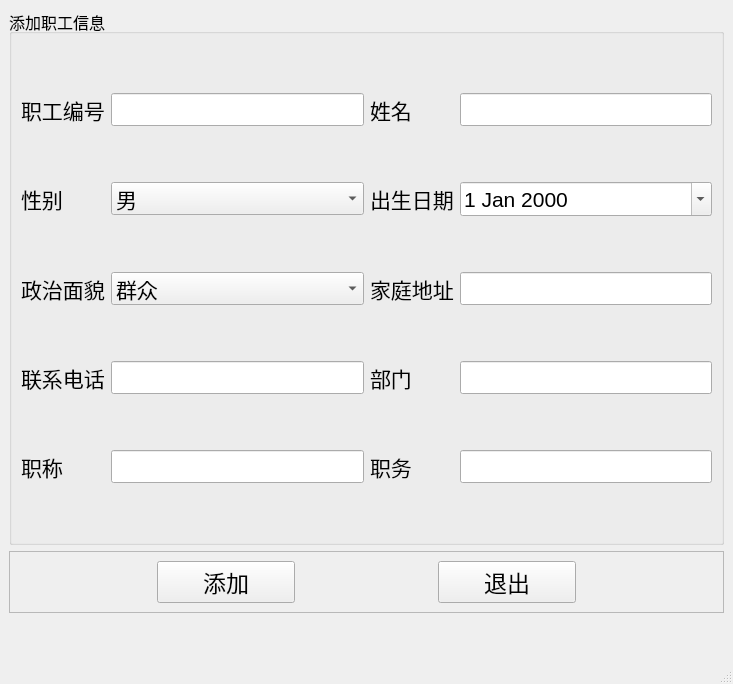
<?xml version="1.0" encoding="UTF-8"?>
<ui version="4.0">
 <class>MainWindow</class>
 <widget class="QMainWindow" name="MainWindow">
  <property name="geometry">
   <rect>
    <x>0</x>
    <y>0</y>
    <width>733</width>
    <height>684</height>
   </rect>
  </property>
  <property name="windowTitle">
   <string>员工信息添加</string>
  </property>
  <widget class="QWidget" name="centralwidget">
   <layout class="QVBoxLayout" name="verticalLayout" stretch="1,0,0">
    <item>
     <widget class="QGroupBox" name="groupBox">
      <property name="font">
       <font>
        <pointsize>12</pointsize>
       </font>
      </property>
      <property name="title">
       <string>添加职工信息</string>
      </property>
      <layout class="QGridLayout" name="gridLayout">
       <item row="0" column="0">
        <widget class="QLabel" name="label_11">
         <property name="font">
          <font>
           <pointsize>16</pointsize>
          </font>
         </property>
         <property name="text">
          <string>职工编号</string>
         </property>
        </widget>
       </item>
       <item row="0" column="1">
        <widget class="QLineEdit" name="lineEdit_id">
         <property name="font">
          <font>
           <pointsize>16</pointsize>
          </font>
         </property>
        </widget>
       </item>
       <item row="0" column="2">
        <widget class="QLabel" name="label_12">
         <property name="font">
          <font>
           <pointsize>16</pointsize>
          </font>
         </property>
         <property name="text">
          <string>姓名</string>
         </property>
        </widget>
       </item>
       <item row="0" column="3">
        <widget class="QLineEdit" name="lineEdit_name">
         <property name="font">
          <font>
           <pointsize>16</pointsize>
          </font>
         </property>
        </widget>
       </item>
       <item row="1" column="0">
        <widget class="QLabel" name="label_13">
         <property name="font">
          <font>
           <pointsize>16</pointsize>
          </font>
         </property>
         <property name="text">
          <string>性别</string>
         </property>
        </widget>
       </item>
       <item row="1" column="1">
        <widget class="QComboBox" name="comboBox_sex">
         <property name="font">
          <font>
           <pointsize>16</pointsize>
          </font>
         </property>
         <item>
          <property name="text">
           <string>男</string>
          </property>
         </item>
         <item>
          <property name="text">
           <string>女</string>
          </property>
         </item>
        </widget>
       </item>
       <item row="1" column="2">
        <widget class="QLabel" name="label_14">
         <property name="font">
          <font>
           <pointsize>16</pointsize>
          </font>
         </property>
         <property name="text">
          <string>出生日期</string>
         </property>
        </widget>
       </item>
       <item row="1" column="3">
        <widget class="QDateEdit" name="dateEdit_birthday">
         <property name="font">
          <font>
           <pointsize>16</pointsize>
          </font>
         </property>
         <property name="calendarPopup">
          <bool>true</bool>
         </property>
        </widget>
       </item>
       <item row="2" column="0">
        <widget class="QLabel" name="label_15">
         <property name="font">
          <font>
           <pointsize>16</pointsize>
          </font>
         </property>
         <property name="text">
          <string>政治面貌</string>
         </property>
        </widget>
       </item>
       <item row="2" column="1">
        <widget class="QComboBox" name="comboBox_mianmao">
         <property name="font">
          <font>
           <pointsize>16</pointsize>
          </font>
         </property>
         <item>
          <property name="text">
           <string>群众</string>
          </property>
         </item>
         <item>
          <property name="text">
           <string>党员</string>
          </property>
         </item>
        </widget>
       </item>
       <item row="2" column="2">
        <widget class="QLabel" name="label_16">
         <property name="font">
          <font>
           <pointsize>16</pointsize>
          </font>
         </property>
         <property name="text">
          <string>家庭地址</string>
         </property>
        </widget>
       </item>
       <item row="2" column="3">
        <widget class="QLineEdit" name="lineEdit_address">
         <property name="font">
          <font>
           <pointsize>16</pointsize>
          </font>
         </property>
        </widget>
       </item>
       <item row="3" column="0">
        <widget class="QLabel" name="label_17">
         <property name="font">
          <font>
           <pointsize>16</pointsize>
          </font>
         </property>
         <property name="text">
          <string>联系电话</string>
         </property>
        </widget>
       </item>
       <item row="3" column="1">
        <widget class="QLineEdit" name="lineEdit_telephone">
         <property name="font">
          <font>
           <pointsize>16</pointsize>
          </font>
         </property>
        </widget>
       </item>
       <item row="3" column="2">
        <widget class="QLabel" name="label_18">
         <property name="font">
          <font>
           <pointsize>16</pointsize>
          </font>
         </property>
         <property name="text">
          <string>部门</string>
         </property>
        </widget>
       </item>
       <item row="3" column="3">
        <widget class="QLineEdit" name="lineEdit_bumen">
         <property name="font">
          <font>
           <pointsize>16</pointsize>
          </font>
         </property>
        </widget>
       </item>
       <item row="4" column="0">
        <widget class="QLabel" name="label_19">
         <property name="font">
          <font>
           <pointsize>16</pointsize>
          </font>
         </property>
         <property name="text">
          <string>职称</string>
         </property>
        </widget>
       </item>
       <item row="4" column="1">
        <widget class="QLineEdit" name="lineEdit_zhicheng">
         <property name="font">
          <font>
           <pointsize>16</pointsize>
          </font>
         </property>
        </widget>
       </item>
       <item row="4" column="2">
        <widget class="QLabel" name="label_20">
         <property name="font">
          <font>
           <pointsize>16</pointsize>
          </font>
         </property>
         <property name="text">
          <string>职务</string>
         </property>
        </widget>
       </item>
       <item row="4" column="3">
        <widget class="QLineEdit" name="lineEdit_zhiwu">
         <property name="font">
          <font>
           <pointsize>16</pointsize>
          </font>
         </property>
        </widget>
       </item>
      </layout>
     </widget>
    </item>
    <item>
     <widget class="QFrame" name="frame">
      <property name="frameShape">
       <enum>QFrame::StyledPanel</enum>
      </property>
      <property name="frameShadow">
       <enum>QFrame::Raised</enum>
      </property>
      <layout class="QHBoxLayout" name="horizontalLayout" stretch="1,1,1,1,1">
       <item>
        <spacer name="horizontalSpacer">
         <property name="orientation">
          <enum>Qt::Horizontal</enum>
         </property>
         <property name="sizeHint" stdset="0">
          <size>
           <width>40</width>
           <height>20</height>
          </size>
         </property>
        </spacer>
       </item>
       <item>
        <widget class="QPushButton" name="pushButton_add">
         <property name="font">
          <font>
           <pointsize>17</pointsize>
          </font>
         </property>
         <property name="text">
          <string>添加</string>
         </property>
         <property name="icon">
          <iconset>
           <normaloff>../../期末作业参考2.0/期末作业参考2.0/图标/new.ico</normaloff>../../期末作业参考2.0/期末作业参考2.0/图标/new.ico</iconset>
         </property>
        </widget>
       </item>
       <item>
        <spacer name="horizontalSpacer_2">
         <property name="orientation">
          <enum>Qt::Horizontal</enum>
         </property>
         <property name="sizeHint" stdset="0">
          <size>
           <width>40</width>
           <height>20</height>
          </size>
         </property>
        </spacer>
       </item>
       <item>
        <widget class="QPushButton" name="pushButton_exit">
         <property name="font">
          <font>
           <pointsize>17</pointsize>
          </font>
         </property>
         <property name="text">
          <string>退出</string>
         </property>
         <property name="icon">
          <iconset>
           <normaloff>../../期末作业参考2.0/期末作业参考2.0/图标/exit.ico</normaloff>../../期末作业参考2.0/期末作业参考2.0/图标/exit.ico</iconset>
         </property>
        </widget>
       </item>
       <item>
        <spacer name="horizontalSpacer_3">
         <property name="orientation">
          <enum>Qt::Horizontal</enum>
         </property>
         <property name="sizeHint" stdset="0">
          <size>
           <width>40</width>
           <height>20</height>
          </size>
         </property>
        </spacer>
       </item>
      </layout>
     </widget>
    </item>
    <item>
     <spacer name="verticalSpacer">
      <property name="orientation">
       <enum>Qt::Vertical</enum>
      </property>
      <property name="sizeHint" stdset="0">
       <size>
        <width>20</width>
        <height>40</height>
       </size>
      </property>
     </spacer>
    </item>
   </layout>
  </widget>
  <widget class="QStatusBar" name="statusbar"/>
 </widget>
 <resources/>
 <connections/>
</ui>
